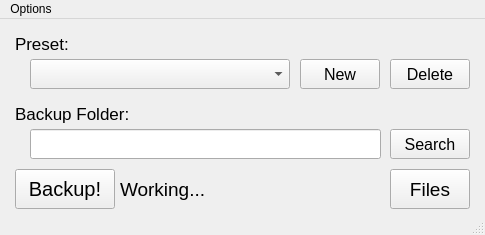
<?xml version="1.0" encoding="UTF-8"?>
<ui version="4.0">
 <class>MainWindow</class>
 <widget class="QMainWindow" name="MainWindow">
  <property name="geometry">
   <rect>
    <x>0</x>
    <y>0</y>
    <width>485</width>
    <height>235</height>
   </rect>
  </property>
  <property name="sizePolicy">
   <sizepolicy hsizetype="Fixed" vsizetype="Fixed">
    <horstretch>0</horstretch>
    <verstretch>0</verstretch>
   </sizepolicy>
  </property>
  <property name="minimumSize">
   <size>
    <width>485</width>
    <height>235</height>
   </size>
  </property>
  <property name="maximumSize">
   <size>
    <width>485</width>
    <height>235</height>
   </size>
  </property>
  <property name="cursor">
   <cursorShape>ArrowCursor</cursorShape>
  </property>
  <property name="windowTitle">
   <string>Backup Utility</string>
  </property>
  <property name="windowIcon">
   <iconset theme="application-x-executable">
    <normaloff>.</normaloff>.</iconset>
  </property>
  <widget class="QWidget" name="centralwidget">
   <widget class="QLabel" name="lblPresets">
    <property name="geometry">
     <rect>
      <x>15</x>
      <y>15</y>
      <width>461</width>
      <height>20</height>
     </rect>
    </property>
    <property name="font">
     <font>
      <pointsize>13</pointsize>
     </font>
    </property>
    <property name="text">
     <string>Preset:</string>
    </property>
    <property name="textFormat">
     <enum>Qt::AutoText</enum>
    </property>
    <property name="scaledContents">
     <bool>false</bool>
    </property>
   </widget>
   <widget class="QComboBox" name="comboBoxPresets">
    <property name="geometry">
     <rect>
      <x>30</x>
      <y>40</y>
      <width>260</width>
      <height>30</height>
     </rect>
    </property>
    <property name="font">
     <font>
      <pointsize>12</pointsize>
     </font>
    </property>
    <property name="cursor">
     <cursorShape>PointingHandCursor</cursorShape>
    </property>
    <property name="currentIndex">
     <number>-1</number>
    </property>
    <property name="maxVisibleItems">
     <number>6</number>
    </property>
    <property name="placeholderText">
     <string>--Empty--</string>
    </property>
   </widget>
   <widget class="QPushButton" name="btnNewPreset">
    <property name="geometry">
     <rect>
      <x>300</x>
      <y>40</y>
      <width>80</width>
      <height>30</height>
     </rect>
    </property>
    <property name="font">
     <font>
      <pointsize>12</pointsize>
     </font>
    </property>
    <property name="cursor">
     <cursorShape>PointingHandCursor</cursorShape>
    </property>
    <property name="text">
     <string>New</string>
    </property>
   </widget>
   <widget class="QPushButton" name="BtnDeletePreset">
    <property name="geometry">
     <rect>
      <x>390</x>
      <y>40</y>
      <width>80</width>
      <height>30</height>
     </rect>
    </property>
    <property name="font">
     <font>
      <pointsize>12</pointsize>
     </font>
    </property>
    <property name="cursor">
     <cursorShape>PointingHandCursor</cursorShape>
    </property>
    <property name="text">
     <string>Delete</string>
    </property>
   </widget>
   <widget class="QLabel" name="lblBackupFolder">
    <property name="geometry">
     <rect>
      <x>15</x>
      <y>85</y>
      <width>461</width>
      <height>20</height>
     </rect>
    </property>
    <property name="font">
     <font>
      <pointsize>13</pointsize>
     </font>
    </property>
    <property name="text">
     <string>Backup Folder:</string>
    </property>
    <property name="textFormat">
     <enum>Qt::AutoText</enum>
    </property>
    <property name="scaledContents">
     <bool>false</bool>
    </property>
   </widget>
   <widget class="CustomLineEdit" name="inputBackupFolder">
    <property name="geometry">
     <rect>
      <x>30</x>
      <y>110</y>
      <width>351</width>
      <height>30</height>
     </rect>
    </property>
   </widget>
   <widget class="QPushButton" name="btnSearch">
    <property name="geometry">
     <rect>
      <x>390</x>
      <y>110</y>
      <width>80</width>
      <height>30</height>
     </rect>
    </property>
    <property name="font">
     <font>
      <pointsize>12</pointsize>
     </font>
    </property>
    <property name="cursor">
     <cursorShape>PointingHandCursor</cursorShape>
    </property>
    <property name="text">
     <string>Search</string>
    </property>
   </widget>
   <widget class="QPushButton" name="btnBackup">
    <property name="geometry">
     <rect>
      <x>15</x>
      <y>150</y>
      <width>100</width>
      <height>40</height>
     </rect>
    </property>
    <property name="font">
     <font>
      <pointsize>15</pointsize>
     </font>
    </property>
    <property name="cursor">
     <cursorShape>PointingHandCursor</cursorShape>
    </property>
    <property name="text">
     <string>Backup!</string>
    </property>
   </widget>
   <widget class="QPushButton" name="btnFiles">
    <property name="geometry">
     <rect>
      <x>390</x>
      <y>150</y>
      <width>80</width>
      <height>40</height>
     </rect>
    </property>
    <property name="font">
     <font>
      <pointsize>14</pointsize>
     </font>
    </property>
    <property name="cursor">
     <cursorShape>PointingHandCursor</cursorShape>
    </property>
    <property name="text">
     <string>Files</string>
    </property>
   </widget>
   <widget class="QLabel" name="lblStatus">
    <property name="enabled">
     <bool>true</bool>
    </property>
    <property name="geometry">
     <rect>
      <x>120</x>
      <y>150</y>
      <width>261</width>
      <height>40</height>
     </rect>
    </property>
    <property name="font">
     <font>
      <pointsize>14</pointsize>
     </font>
    </property>
    <property name="text">
     <string>Working...</string>
    </property>
    <property name="textFormat">
     <enum>Qt::AutoText</enum>
    </property>
    <property name="scaledContents">
     <bool>false</bool>
    </property>
   </widget>
   <widget class="QCheckBox" name="checkBoxAllPresets">
    <property name="geometry">
     <rect>
      <x>20</x>
      <y>192</y>
      <width>95</width>
      <height>25</height>
     </rect>
    </property>
    <property name="sizePolicy">
     <sizepolicy hsizetype="Preferred" vsizetype="Fixed">
      <horstretch>1</horstretch>
      <verstretch>0</verstretch>
     </sizepolicy>
    </property>
    <property name="font">
     <font>
      <pointsize>11</pointsize>
     </font>
    </property>
    <property name="cursor">
     <cursorShape>PointingHandCursor</cursorShape>
    </property>
    <property name="text">
     <string>All presets</string>
    </property>
   </widget>
  </widget>
  <widget class="QMenuBar" name="menubar">
   <property name="geometry">
    <rect>
     <x>0</x>
     <y>0</y>
     <width>485</width>
     <height>21</height>
    </rect>
   </property>
   <widget class="QMenu" name="menuOptions">
    <property name="title">
     <string>Options</string>
    </property>
    <addaction name="actionMultithreaded"/>
    <addaction name="actionQuit"/>
   </widget>
   <addaction name="menuOptions"/>
  </widget>
  <widget class="QStatusBar" name="statusbar"/>
  <action name="actionMultithreaded">
   <property name="checkable">
    <bool>true</bool>
   </property>
   <property name="checked">
    <bool>true</bool>
   </property>
   <property name="text">
    <string>Multithreaded</string>
   </property>
  </action>
  <action name="actionQuit">
   <property name="text">
    <string>Quit</string>
   </property>
  </action>
 </widget>
 <customwidgets>
  <customwidget>
   <class>CustomLineEdit</class>
   <extends>QLineEdit</extends>
   <header>src/CustomLineEdit/customlineedit.h</header>
  </customwidget>
 </customwidgets>
 <resources/>
 <connections/>
</ui>
